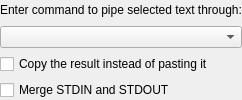
<?xml version="1.0" encoding="UTF-8"?>
<ui version="4.0">
 <class>TextFilterWidget</class>
 <widget class="QWidget" name="TextFilterWidget">
  <property name="windowTitle">
   <string>Filter</string>
  </property>
  <layout class="QVBoxLayout" name="verticalLayout">
   <property name="margin">
    <number>0</number>
   </property>
   <item>
    <widget class="QLabel" name="lblFilter">
     <property name="sizePolicy">
      <sizepolicy hsizetype="Minimum" vsizetype="Preferred">
       <horstretch>0</horstretch>
       <verstretch>0</verstretch>
      </sizepolicy>
     </property>
     <property name="text">
      <string>Enter command to pipe selected text through:</string>
     </property>
     <property name="buddy">
      <cstring>filterBox</cstring>
     </property>
    </widget>
   </item>
   <item>
    <widget class="KHistoryComboBox" name="filterBox">
     <property name="sizePolicy">
      <sizepolicy hsizetype="MinimumExpanding" vsizetype="Fixed">
       <horstretch>0</horstretch>
       <verstretch>0</verstretch>
      </sizepolicy>
     </property>
    </widget>
   </item>
   <item>
    <widget class="QCheckBox" name="copyResult">
     <property name="toolTip">
      <string>Copy the result to clipboard leaving a document unchanged.</string>
     </property>
     <property name="text">
      <string>Copy the result instead of pasting it</string>
     </property>
    </widget>
   </item>
   <item>
    <widget class="QCheckBox" name="mergeOutput">
     <property name="toolTip">
      <string>If checked, an output from STDOUT and STDERR will be merged and no errors will be reported.
Otherwise, STDERR will be displayed as a passive message.</string>
     </property>
     <property name="text">
      <string>Merge STDIN and STDOUT</string>
     </property>
    </widget>
   </item>
  </layout>
 </widget>
 <customwidgets>
  <customwidget>
   <class>KComboBox</class>
   <extends>QComboBox</extends>
   <header>kcombobox.h</header>
  </customwidget>
  <customwidget>
   <class>KHistoryComboBox</class>
   <extends>KComboBox</extends>
   <header>khistorycombobox.h</header>
  </customwidget>
 </customwidgets>
 <resources/>
 <connections/>
</ui>
